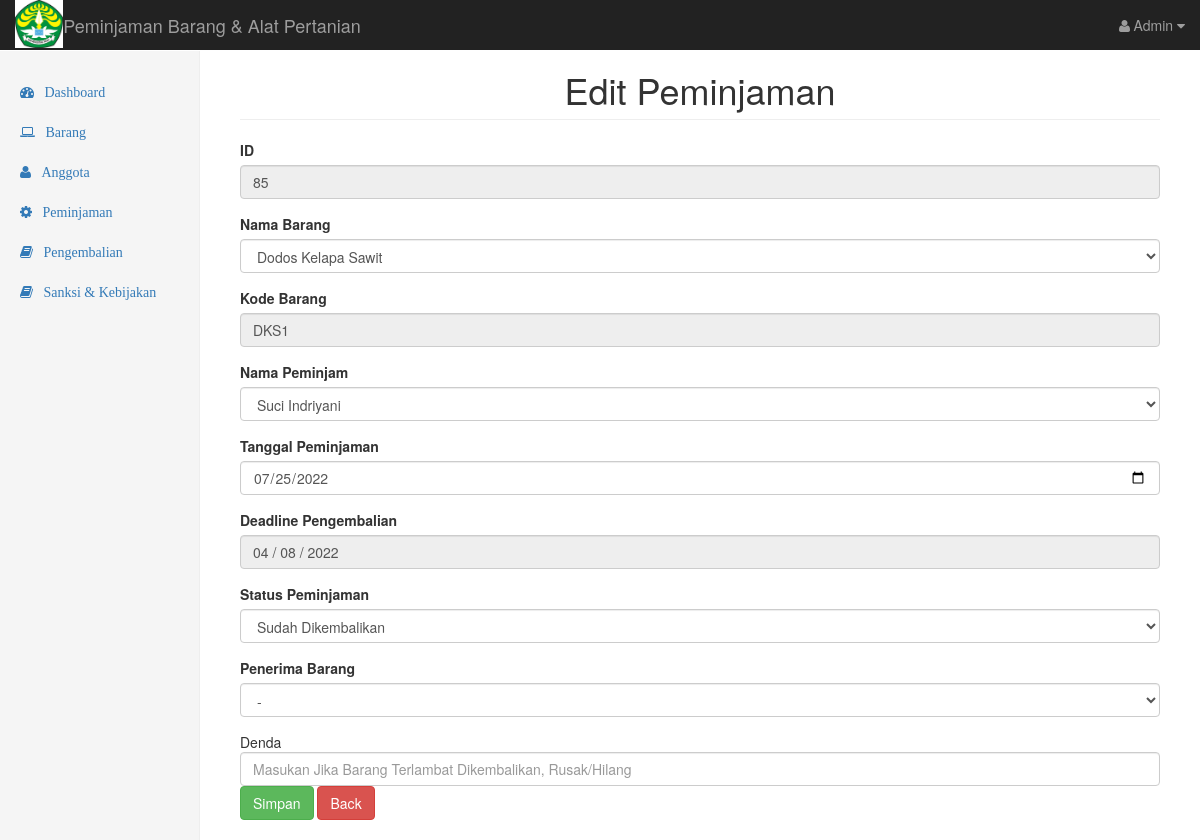
/editpeminjaman.php?id_peminjaman=85 (signed in), run on the app's committed database.
### tables this page shows
CREATE TABLE IF NOT EXISTS `peminjaman` (
  `id_peminjaman` int(10) NOT NULL AUTO_INCREMENT,
  `id_brg` int(11) NOT NULL,
  `id_anggota` int(11) NOT NULL,
  `kode_brg` varchar(40) NOT NULL,
  `tgl_pinjam` date NOT NULL,
  `tgl_kembali` date NOT NULL,
  `deadline` date NOT NULL,
  `jumlah` int(8) NOT NULL,
  `status` tinyint(1) NOT NULL DEFAULT '0',
  `penerima` varchar(40) NOT NULL,
  `denda` int(20) NOT NULL,
  PRIMARY KEY (`id_peminjaman`),
  KEY `id_brg` (`id_brg`,`id_anggota`),
  KEY `id_peminjam` (`id_anggota`),
  KEY `id_anggota` (`id_anggota`),
  KEY `id_brg_2` (`id_brg`)
);

CREATE TABLE IF NOT EXISTS `barang` (
  `id_brg` int(11) NOT NULL AUTO_INCREMENT,
  `nama_brg` varchar(255) NOT NULL,
  `kode_barang` varchar(20) NOT NULL,
  `jenis_brg` varchar(255) NOT NULL,
  `stok_brg` varchar(255) NOT NULL,
  `foto` varchar(250) NOT NULL,
  PRIMARY KEY (`id_brg`)
);

### editpeminjaman.php (the view, shortened to what this page needs)
<?php
include "config/koneksi.php" ?>
<!DOCTYPE html>
<html lang="en">
  <head>
    <link href="bootstrap/dist/css/bootstrap.min.css" rel="stylesheet">
    <link href="bootstrap/dist/css/global.css" rel="stylesheet">
    <link href="bootstrap/font-awesome/css/font-awesome.min.css" rel="stylesheet" type="text/css">
  </head>
  <body>
    <nav class="navbar navbar-inverse navbar-fixed-top">
      <div class="container-fluid">
        <div class="navbar-header">
          <img src="download.png" height="9%" width="9%" align="left" border=20>
          <a class="navbar-brand" href="#">Peminjaman Barang & Alat Pertanian</a>
        </div>
        <div id="navbar" class="navbar-collapse collapse">
          <ul class="nav navbar-nav navbar-right">
            <li class="dropdown">
              <a class="dropdown-toggle" data-toggle="dropdown">
                <i class="fa fa-user fa-fw"></i>Admin <i class="fa fa-caret-down"></i>
              </a>
          </li>
          </ul>
        </div>
      </div>
    </nav>
    <div class="container-fluid">
      <div class="row">
        <div class="col-sm-3 col-md-2 sidebar">
          <ul class="nav nav-sidebar">
            <li class=""><a href="#"><i class="fa fa-dashboard">&nbsp;&nbsp;&nbsp;Dashboard</i></a></li>
            <li><a href="barang.php"><i class="fa fa-laptop">&nbsp;&nbsp;&nbsp;Barang</i></a></li>
            <li><a href="peminjam.php"><i class="fa fa-user">&nbsp;&nbsp;&nbsp;Anggota</i></a></li>
            <li><a href="peminjaman.php"><i class="fa fa-gear">&nbsp;&nbsp;&nbsp;Peminjaman</i></a></li>
            <li><a href="pengembalian.php"><i class="fa fa-book">&nbsp;&nbsp;&nbsp;Pengembalian</i></a></li>
            <li><a href="sanksi.php"><i class="fa fa-book">&nbsp;&nbsp;&nbsp;Sanksi & Kebijakan</i></a></li>
          </ul>
        </div>
        <div class="col-sm-9 col-sm-offset-3 col-md-10 col-md-offset-2 main">
          <center><h1 class="page-header">Edit Peminjaman</h1></center>
              <section class="row">
                <div class="col-md-12">
                <div class="box box-danger">
                <?php
                  $id = $_GET['id_peminjaman'];
                  $query = $mysqli->query("SELECT * FROM peminjaman INNER JOIN anggota ON peminjaman.id_anggota=anggota.id_anggota where id_peminjaman='$id'");
                  $qu = mysqli_fetch_array($query);
                    ?>
                  <form role="form" action="proseseditpeminjaman.php" method="post">
                  <div class = "box-body">
                  <div class ="form-group">
                    <label for="exampleInputEmail1">ID</label>
                    <input type="text" disable value="<?php echo $qu['id_peminjaman'] ?>" name="id" class="form-control" placeholder="" disabled>
                    </div>
                    <div class ="form-group">
                    <label for="exampleInputPassword1">Nama Barang</label>
                    <select class="form-control" name="id_barang">
                      <?php
                      $query = $mysqli->query('SELECT * FROM barang');
                        while($result = mysqli_fetch_array($query)) {
                      ?>
                        <option value="<?php echo $result['id_brg'] ?>" <?php echo $result['id_brg'] == $qu['id_brg'] ? 'selected'  : ' ' ?>> <?php echo $result['nama_brg']; ?> </option>
                      <?php } ?>
                    </select>
                    </div>
                    <div class ="form-group">
                    <label for="exampleInputEmail1">Kode Barang</label>
                    <input type="text" disable value="<?php echo $qu['kode_brg'] ?>" name="kode_brg" class="form-control" placeholder="" disabled>
                    </div>
                   <div class ="form-group">
                    <label for="exampleInputPassword1">Nama Peminjam</label>
                    <select class="form-control" name="id_anggota">
                      <?php
                      $query = $mysqli->query('SELECT * FROM anggota');
                        while($result = mysqli_fetch_array($query)) {
                      ?>
                        <option value="<?php echo $result['id_anggota'] ?>" <?php echo $result['id_anggota'] == $qu['id_anggota'] ? 'selected'  : ' ' ?>> <?php echo $result['nama']; ?> </option>
                      <?php } ?>
                    </select>
                    </div>
                     <div class ="form-group">
                    <label for="exampleInputPassword1">Tanggal Peminjaman</label>
                   <input type="date" value="<?php echo date('Y-m-d', strtotime($qu['tgl_pinjam'])) ?>"  name="tgl_pinjam"
                    class="form-control datepicker" required>
                    </div>
                    <div class="form-group">
                        <?php
                            $deadline = mktime(0,0,0,date("d")+2,date("m"),date("Y"));
                            $kembali = date("m / d / Y", $deadline);
                        ?>
							<label for="">Deadline Pengembalian</label>
							<input type="text" disabled name="deadline" class="datepicker form-control" value="<?php echo $kembali; ?>">
								</div>
                    <div class ="form-group">
                    <label for="exampleInputPassword1">Status Peminjaman</label>
                    <select name="status" class="form-control">
                      <option value="1" <?php echo $qu['status'] == 1 ? 'selected' : ' ' ?>>Sudah Dikembalikan</option>
                    </select>
                    </div>
                    <div class ="form-group">
                    <label for="exampleInputPassword1">Penerima Barang</label>
                    <tr>
                                    <td>
                                        <select name="penerima" class="form-control selectpicker">
                                        <option value="">-</option>
                                        </select>
                                    </td>
                                    </tr> </div>
                      <tr>
                          <td>
                              Denda
                      <input type="text" class="form-control" placeholder="Masukan Jika Barang Terlambat Dikembalikan, Rusak/Hilang" value="" name="denda">
                           </td>
                      </tr>
            <button type="submit" class="btn btn-success">Simpan</button>
            <a href="peminjaman.php" class="btn btn-danger">Back</a>
            </div>
            </form>
            </section>
          </div>
        </div>
      </div>
    <?php require_once "templates/footer.php" ?>

### data on the page
peminjaman: id "85", id_barang "Dodos Kelapa Sawit", kode_brg "DKS1", tgl_pinjam "07/25/2022", status "Sudah Dikembalikan"

### other printed values
form field id_anggota "Suci Indriyani"
